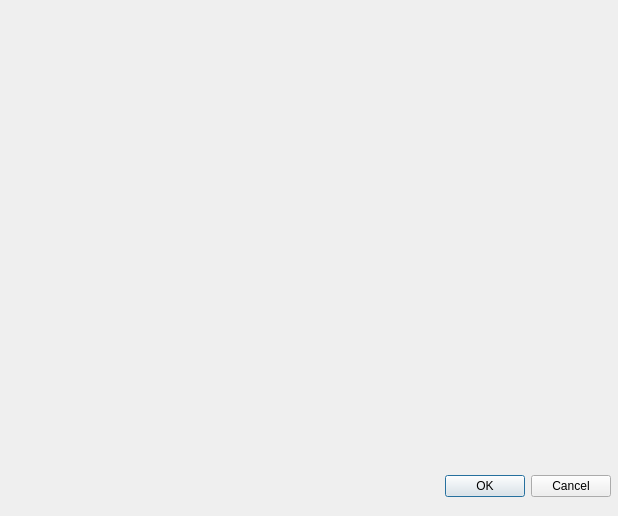
<?xml version="1.0" encoding="UTF-8"?>
<ui version="4.0">
 <class>Dialog</class>
 <widget class="QDialog" name="Dialog">
  <property name="geometry">
   <rect>
    <x>0</x>
    <y>0</y>
    <width>618</width>
    <height>516</height>
   </rect>
  </property>
  <property name="windowTitle">
   <string>Dialog</string>
  </property>
  <widget class="QDialogButtonBox" name="buttonBox">
   <property name="geometry">
    <rect>
     <x>440</x>
     <y>470</y>
     <width>171</width>
     <height>32</height>
    </rect>
   </property>
   <property name="orientation">
    <enum>Qt::Horizontal</enum>
   </property>
   <property name="standardButtons">
    <set>QDialogButtonBox::Cancel|QDialogButtonBox::Ok</set>
   </property>
  </widget>
 </widget>
 <resources/>
 <connections>
  <connection>
   <sender>buttonBox</sender>
   <signal>accepted()</signal>
   <receiver>Dialog</receiver>
   <slot>accept()</slot>
   <hints>
    <hint type="sourcelabel">
     <x>248</x>
     <y>254</y>
    </hint>
    <hint type="destinationlabel">
     <x>157</x>
     <y>274</y>
    </hint>
   </hints>
  </connection>
  <connection>
   <sender>buttonBox</sender>
   <signal>rejected()</signal>
   <receiver>Dialog</receiver>
   <slot>reject()</slot>
   <hints>
    <hint type="sourcelabel">
     <x>316</x>
     <y>260</y>
    </hint>
    <hint type="destinationlabel">
     <x>286</x>
     <y>274</y>
    </hint>
   </hints>
  </connection>
 </connections>
</ui>
